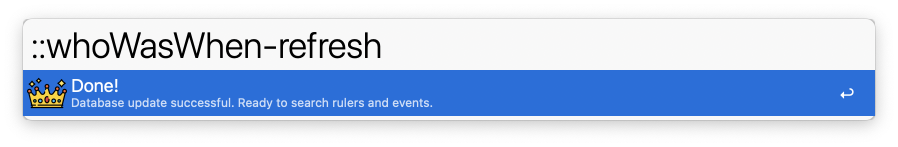
#> input picture releases/gallery/images/refresh.png, 1796 x 294 px (shown at 1/2 size)
$ python bezel.py ../../releases/gallery/images/events.png ../../releases/gallery/images/refresh.png
#> lines starting #> are read from the running program, lines starting #| are printed output that depends on the picture; after the words box and inside, x2 and y2 are one past the last pixel; in counts of white or black regions, pixels touching at a corner belong together
"""The phone bezel (its screen cut out), the touch ring and the end card's icon, for compose.mjs.
Usage: python3 bezel.py <out dir> <icon png>. Needs Pillow."""
import sys

from PIL import Image, ImageDraw, ImageFilter

out, icon = sys.argv[1], sys.argv[2]
W, H = 1080, 1920
# The film is 1206x2622 (402x874 points): 684 wide makes it 1488 high.
SCREEN = (198, 350, 882, 1838)
BODY = (178, 330, 902, 1858)

hole = Image.new("L", (W, H), 0)
#> hole: PIL image 1080x1920 L; every value is 0
ImageDraw.Draw(hole).rounded_rectangle(SCREEN, radius=86, fill=255)
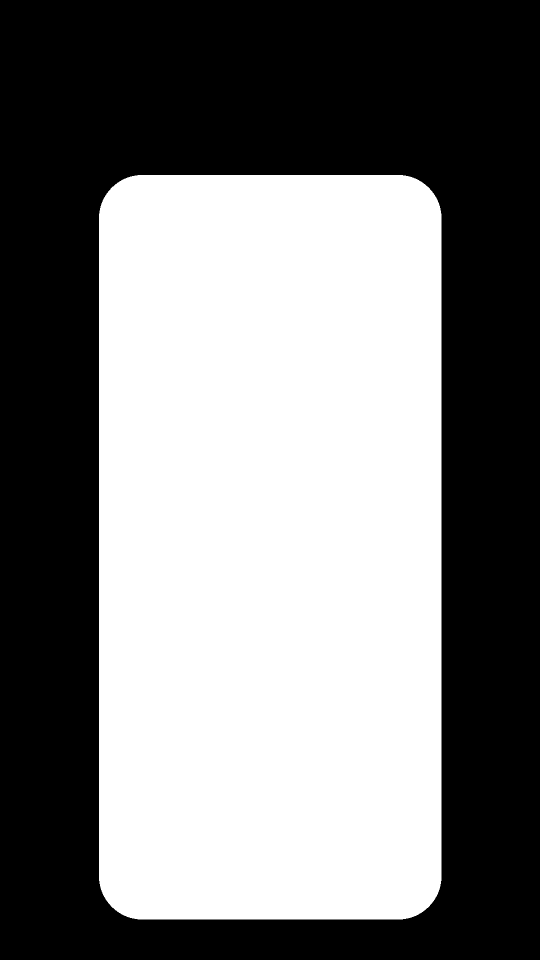
#> hole: PIL image 1080x1920 L (shown at 1/2 size); 48.9% white; 1 white region, box (x1, y1, x2, y2) and area: (198, 350, 883, 1839) 1013521
clear = Image.new("L", (W, H), 0)

shadow = Image.new("RGBA", (W, H), (0, 0, 0, 0))
#> shadow: PIL image 1080x1920 RGBA; every value is 0
ImageDraw.Draw(shadow).rounded_rectangle((BODY[0], BODY[1] + 20, BODY[2], BODY[3] + 20), radius=104, fill=(31, 36, 48, 70))
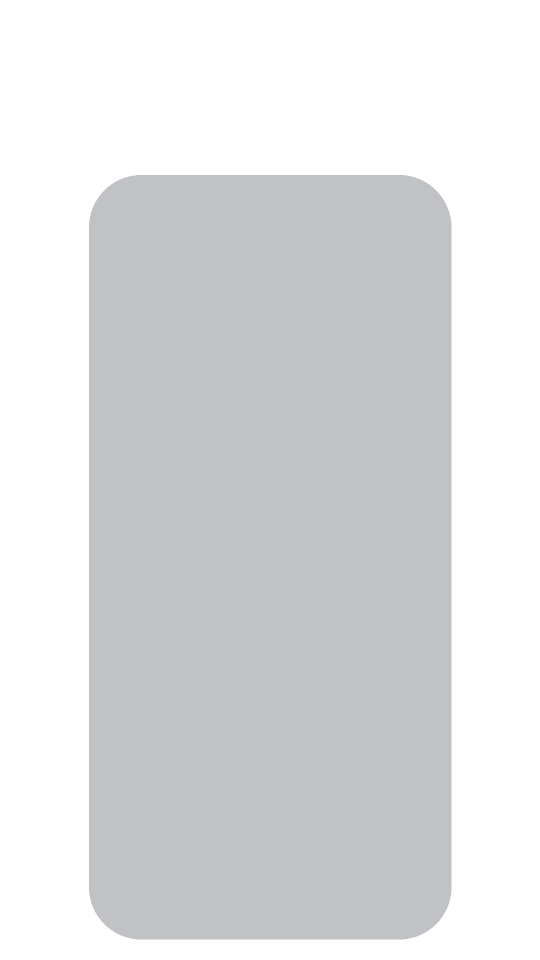
#> shadow: PIL image 1080x1920 RGBA (shown at 1/2 size); mean R, G, B, A 16.4, 19.1, 25.4, 37.1; transparent parts drawn white
shadow = shadow.filter(ImageFilter.GaussianBlur(30))
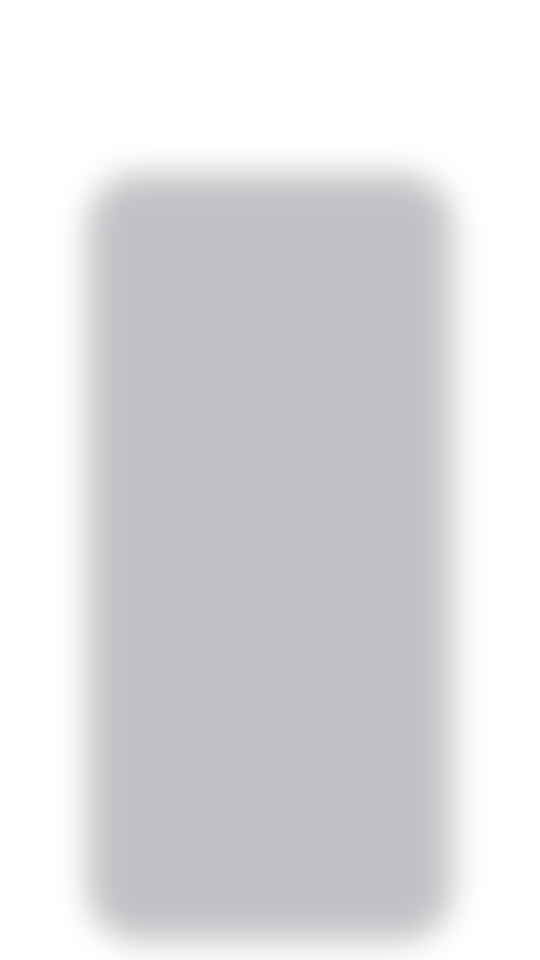
#> shadow: PIL image 1080x1920 RGBA (shown at 1/2 size); mean R, G, B, A 16.4, 19.1, 25.4, 37.1; transparent parts drawn white
body = Image.new("RGBA", (W, H), (0, 0, 0, 0))
draw = ImageDraw.Draw(body)
draw.rounded_rectangle(BODY, radius=104, fill=(14, 12, 10, 255))
draw.rounded_rectangle((BODY[0] + 2, BODY[1] + 2, BODY[2] - 2, BODY[3] - 2), radius=102, outline=(60, 64, 76, 255), width=3)
for layer in (body, shadow):
    layer.putalpha(Image.composite(clear, layer.getchannel("A"), hole))
#> this loop made 2 passes
Image.alpha_composite(shadow, body).save(f"{out}/bezel.png")
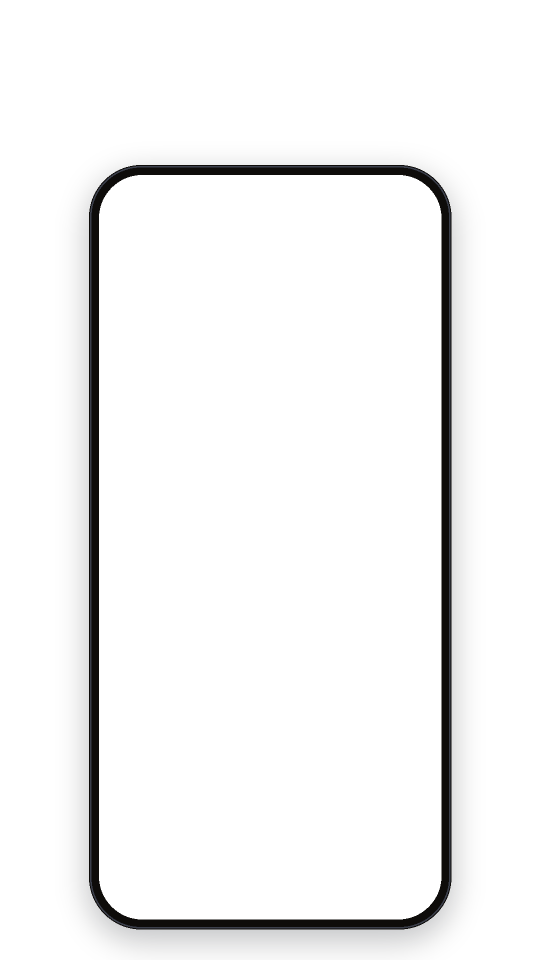
#> saved as bezel.png: PIL image 1080x1920 RGBA (shown at 1/2 size); mean R, G, B, A 16.5, 19, 25.1, 12.4; transparent parts drawn white
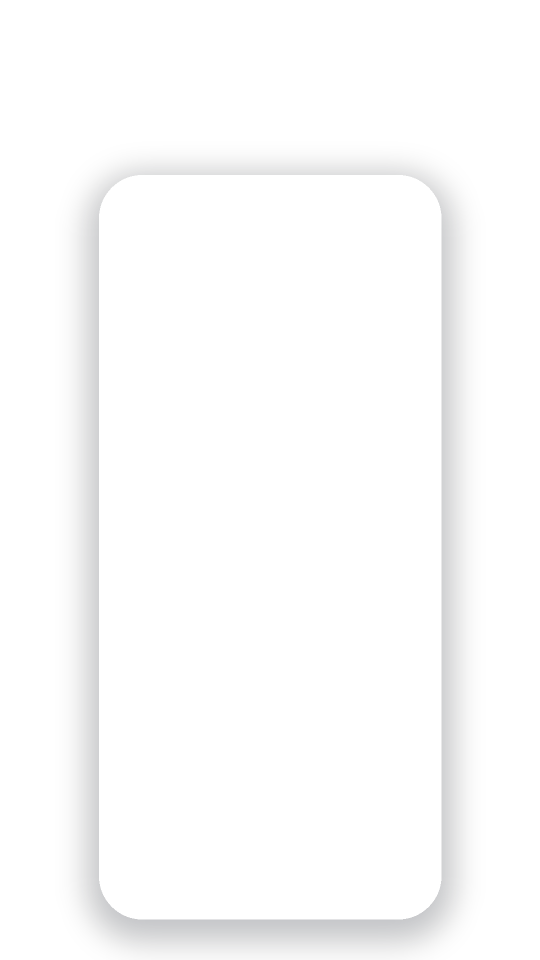
#> shadow: PIL image 1080x1920 RGBA (shown at 1/2 size); mean R, G, B, A 16.4, 19.1, 25.4, 3.6; transparent parts drawn white

tap = Image.new("RGBA", (90, 90), (0, 0, 0, 0))
#> tap: PIL image 90x90 RGBA; every value is 0
# The landing page's indigo, which reads on the app's white lists and its blue accents alike.
ImageDraw.Draw(tap).ellipse((6, 6, 84, 84), fill=(67, 56, 202, 80), outline=(67, 56, 202, 255), width=5)
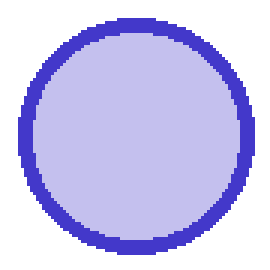
#> tap: PIL image 90x90 RGBA (shown 3 times larger); mean R, G, B, A 40.4, 33.8, 121.9, 73; transparent parts drawn white
tap.save(f"{out}/tap.png")
Image.open(icon).convert("RGBA").resize((300, 300), Image.LANCZOS).save(f"{out}/icon.png")
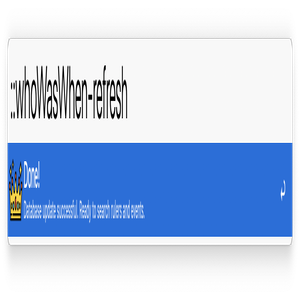
#> saved as icon.png: PIL image 300x300 RGBA; mean R, G, B, A 99.5, 118.2, 147.7, 169.4; transparent parts drawn white

$ run again, on releases/gallery/images/search.png
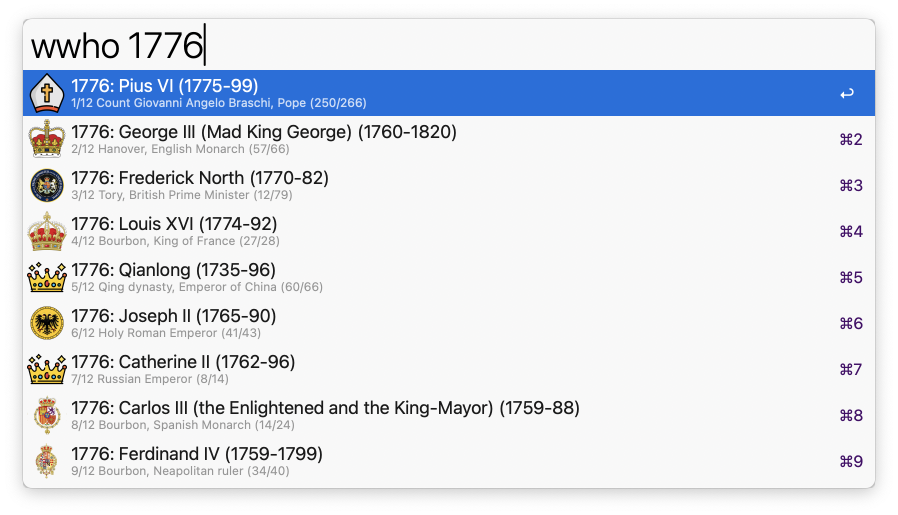
#> input picture releases/gallery/images/search.png, 1796 x 1030 px (shown at 1/2 size)
#> the loop `for layer in (body, shadow):` made 2 passes
#> `Image.open(icon).convert("RGBA").resize((300, 300), Image.LANCZOS).sav..`:
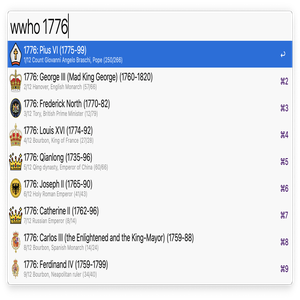
#> saved as icon.png: PIL image 300x300 RGBA; mean R, G, B, A 191.5, 196.3, 204.2, 221.4; transparent parts drawn white
